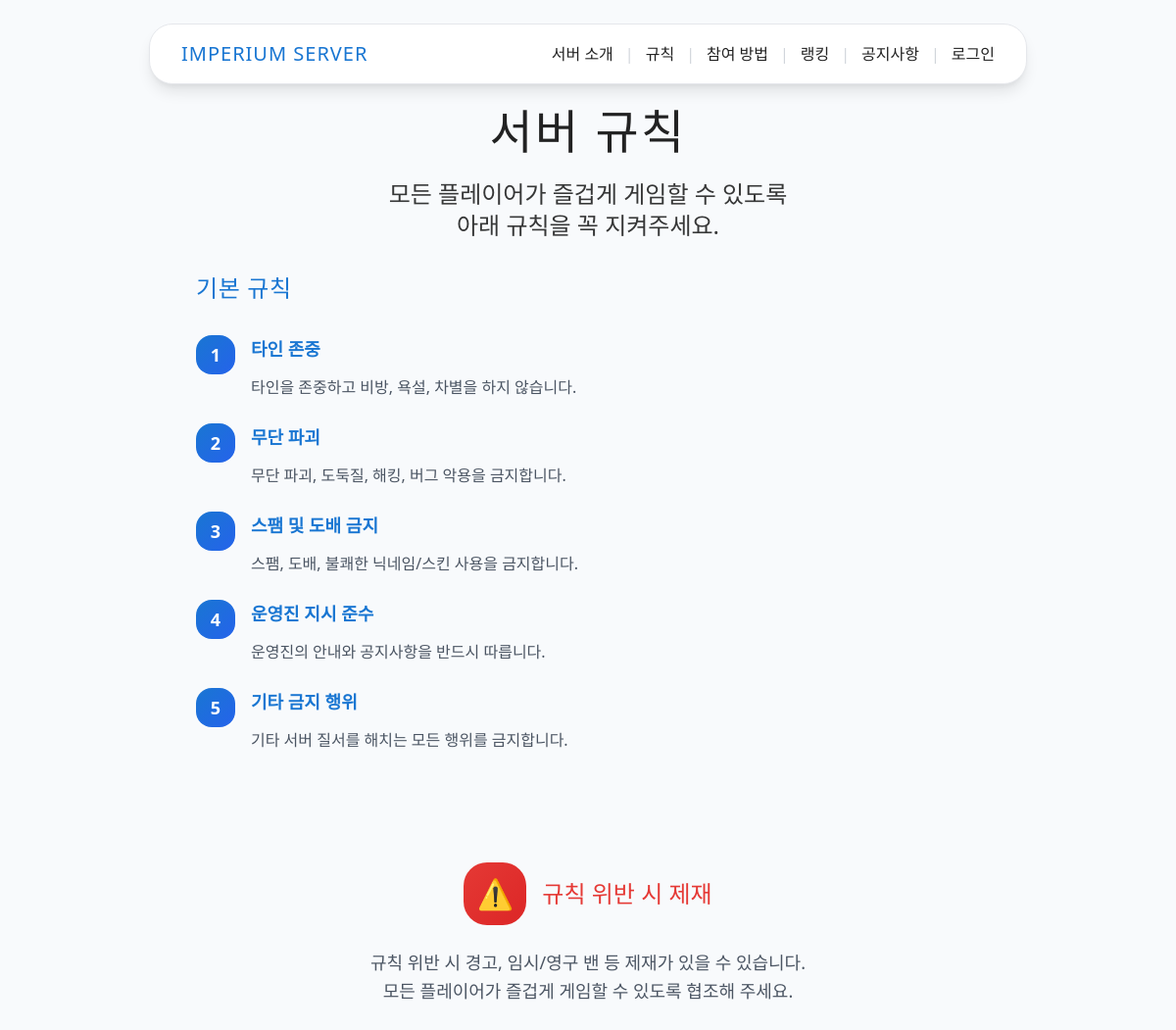
Screenshot of /rules/ with the database file from the repository.
### rule/models.py (models this page shows, shortened)
class ServerRule(models.Model):
    order = models.PositiveIntegerField("order", default=0)
    title = models.TextField("title", null=True, blank=True)
    content = models.TextField("content", null=True, blank=True)
    class Meta:
        ordering = ['order']  # 순서대로 정렬

### rule/views.py (the view)
# urls.py: path('rules/', server_rule, name='rule'),
def server_rule(request):
    rules = ServerRule.objects.all()
    return render(request, 'about_server/rule.html', {'rules': rules})

### templates/about_server/rule.html (shortened to what this page needs)
{% extends "base.html" %}
{% block content %}
<section class="section-header">
    <div class="max-w-4xl mx-auto px-4 text-center">
        <h1 class="font-pixel text-4xl md:text-5xl mb-6 tracking-wider text-shadow-pixel">
            서버 규칙
        </h1>
        <p class="text-xl md:text-2xl opacity-90 leading-relaxed max-w-3xl mx-auto">
            모든 플레이어가 즐겁게 게임할 수 있도록<br class="hidden md:block">
            아래 규칙을 꼭 지켜주세요.
        </p>
    </div>
</section>
<section class="content-section">
    <div class="max-w-4xl mx-auto px-4">
        <div class="card-component p-8 mb-12">
            <h2 class="font-pixel text-2xl text-mc-blue mb-8 tracking-wide">기본 규칙</h2>
            <div class="space-y-6">
                {% for rule in rules %}
                    <div class="rule-card group hover:shadow-toss-xl transition-all duration-200">
                        <div class="flex items-start space-x-4">
                            <div class="flex-shrink-0 w-10 h-10 bg-gradient-to-br from-mc-blue to-blue-600 text-white rounded-2xl flex items-center justify-center font-bold text-lg group-hover:scale-110 transition-transform">{{ rule.order }}</div>
                            <div class="flex-1">
                                <h3 class="font-semibold text-mc-blue mb-3 text-lg group-hover:text-blue-600 transition-colors">{{ rule.title }}</h3>
                                <p class="text-gray-600 leading-relaxed">{{ rule.content }}</p>
                            </div>
                        </div>
                    </div>
                {% endfor %}
            </div>
        </div>
        <div class="card-component p-8 text-center">
            <div class="flex items-center justify-center space-x-4 mb-6">
                <div class="w-16 h-16 bg-gradient-to-br from-mc-red to-red-600 rounded-3xl flex items-center justify-center">
                    <span class="text-3xl">⚠️</span>
                </div>
                <h3 class="font-pixel text-2xl text-mc-red">규칙 위반 시 제재</h3>
            </div>
            <p class="text-lg text-gray-600 leading-relaxed max-w-2xl mx-auto">
                규칙 위반 시 경고, 임시/영구 밴 등 제재가 있을 수 있습니다.
                <br>모든 플레이어가 즐겁게 게임할 수 있도록 협조해 주세요.
            </p>
        </div>
    </div>
</section>
{% endblock %}

### templates/base.html (shortened to what this page needs)
<!DOCTYPE html>
{% load static %}
<html lang="ko">
<head>
    <script src="https://cdn.tailwindcss.com"></script>
    <link rel="stylesheet" href="{% static 'main/index.css' %}">
</head>
<body class="bg-mc-light font-sans antialiased">
    <header class="sticky top-0 z-50 flex justify-center py-4 md:py-6 px-4">
        <nav class="bg-white rounded-2xl md:rounded-3xl shadow-toss-lg border border-gray-200 px-4 py-3 md:px-8 md:py-4 w-full max-w-4xl">
            <div class="flex flex-col md:flex-row items-center justify-between space-y-3 md:space-y-0">
                <a href="{% url 'main' %}" class="font-pixel text-mc-blue text-lg md:text-xl tracking-wider hover:text-blue-600 transition-all duration-200">
                    IMPERIUM SERVER
                </a>
                <ul class="flex flex-wrap justify-center md:justify-end items-center space-x-2 md:space-x-3">
                    <li><a href="{% url 'descriptions' %}" class="nav-link-component">서버 소개</a></li>
                    <li class="hidden md:block text-gray-300">|</li>
                    <li><a href="{% url 'rule' %}" class="nav-link-component">규칙</a></li>
                    <li class="hidden md:block text-gray-300">|</li>
                    <li><a href="{% url 'how_to_join' %}" class="nav-link-component">참여 방법</a></li>
                    <li class="hidden md:block text-gray-300">|</li>
                    <li><a href="{% url 'ranking:ranking' %}" class="nav-link-component">랭킹</a></li>
                    <li class="hidden md:block text-gray-300">|</li>
                    <li><a href="{% url 'notice:list' %}" class="nav-link-component">공지사항</a></li>
                    <li class="hidden md:block text-gray-300">|</li>
                    {% if not user.is_authenticated %}
                    <li><a href="{% url 'account:login' %}" class="nav-link-component">로그인</a></li>
                    {% else %}
                    <li><a href="{% url 'account:detail' %}" class="nav-link-component">내 계정</a></li>
                    {% endif %}
                </ul>
            </div>
        </nav>
    </header>
    <main class="min-h-screen">
        {% block content %}{% endblock %}
    </main>
</body>
</html>

### static/main/index.css (style rules this page uses)
:root { --mc-green: #5e7c16; --mc-brown: #7c5e3c; --mc-light: #f3f3f3; --mc-dark: #222; --mc-accent: #b6e53e; --mc-border: #cfcfcf; }
html, body { margin: 0; padding: 0; font-family: 'Segoe UI', 'Malgun Gothic', 'Arial', sans-serif; background: var(--mc-light); color: var(--mc-dark); min-height: 100vh; }
.content-section { margin-bottom: 2.5rem; }

### templates/base.html (style rules this page uses)
.nav-link-component { @apply px-3 md:px-5 py-2 md:py-3 text-gray-700 font-bold rounded-xl transition-all duration-200 hover:bg-mc-blue hover:text-white hover:shadow-toss text-sm md:text-base; }
.card-component { @apply bg-white rounded-2xl md:rounded-3xl shadow-toss hover:shadow-toss-lg transition-all duration-300 border border-gray-100; }
.section-header { @apply bg-gradient-to-r from-mc-blue to-blue-600 text-white py-12 md:py-20; }
.content-section { @apply py-8 md:py-16 bg-white; }
.rule-card { @apply bg-white rounded-xl md:rounded-2xl p-4 md:p-6 shadow-toss hover:shadow-toss-lg transition-all duration-200 border border-gray-100; }

### rows the page displays
ServerRule: order "1", title "타인 존중", content "타인을 존중하고 비방, 욕설, 차별을 하지 않습니다."
ServerRule: order "2", title "무단 파괴", content "무단 파괴, 도둑질, 해킹, 버그 악용을 금지합니다."
ServerRule: order "3", title "스팸 및 도배 금지", content "스팸, 도배, 불쾌한 닉네임/스킨 사용을 금지합니다."
ServerRule: order "4", title "운영진 지시 준수", content "운영진의 안내와 공지사항을 반드시 따릅니다."
ServerRule: order "5", title "기타 금지 행위", content "기타 서버 질서를 해치는 모든 행위를 금지합니다."
